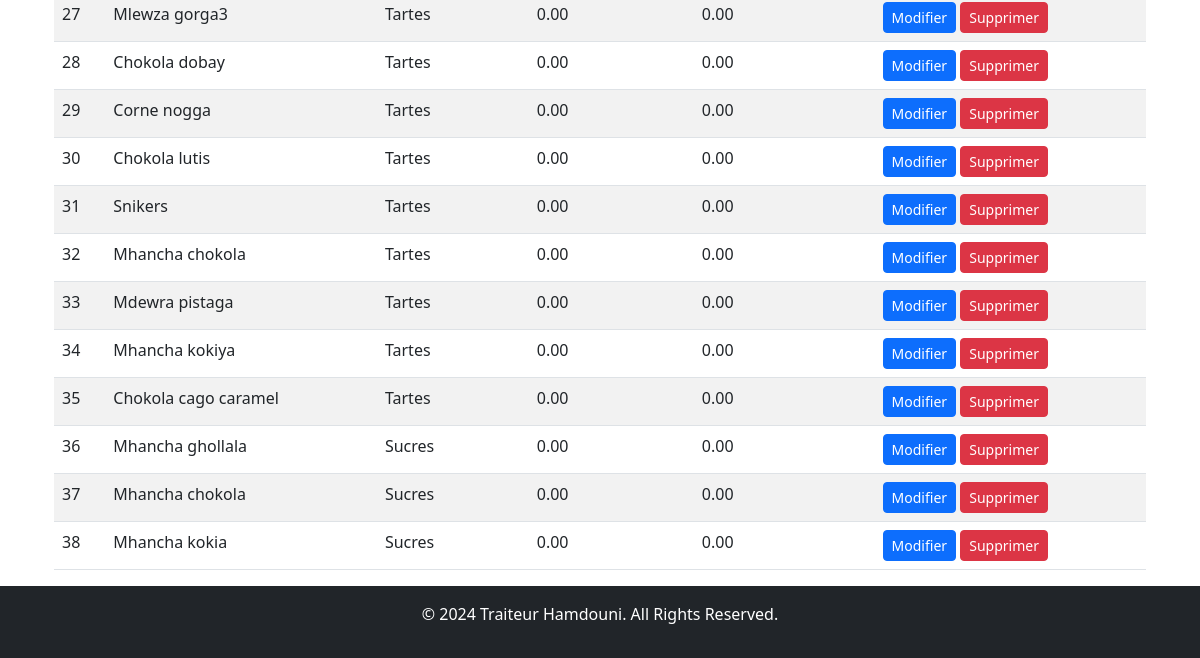
The page /products/ (signed in, lower part) on the database as committed earlier.
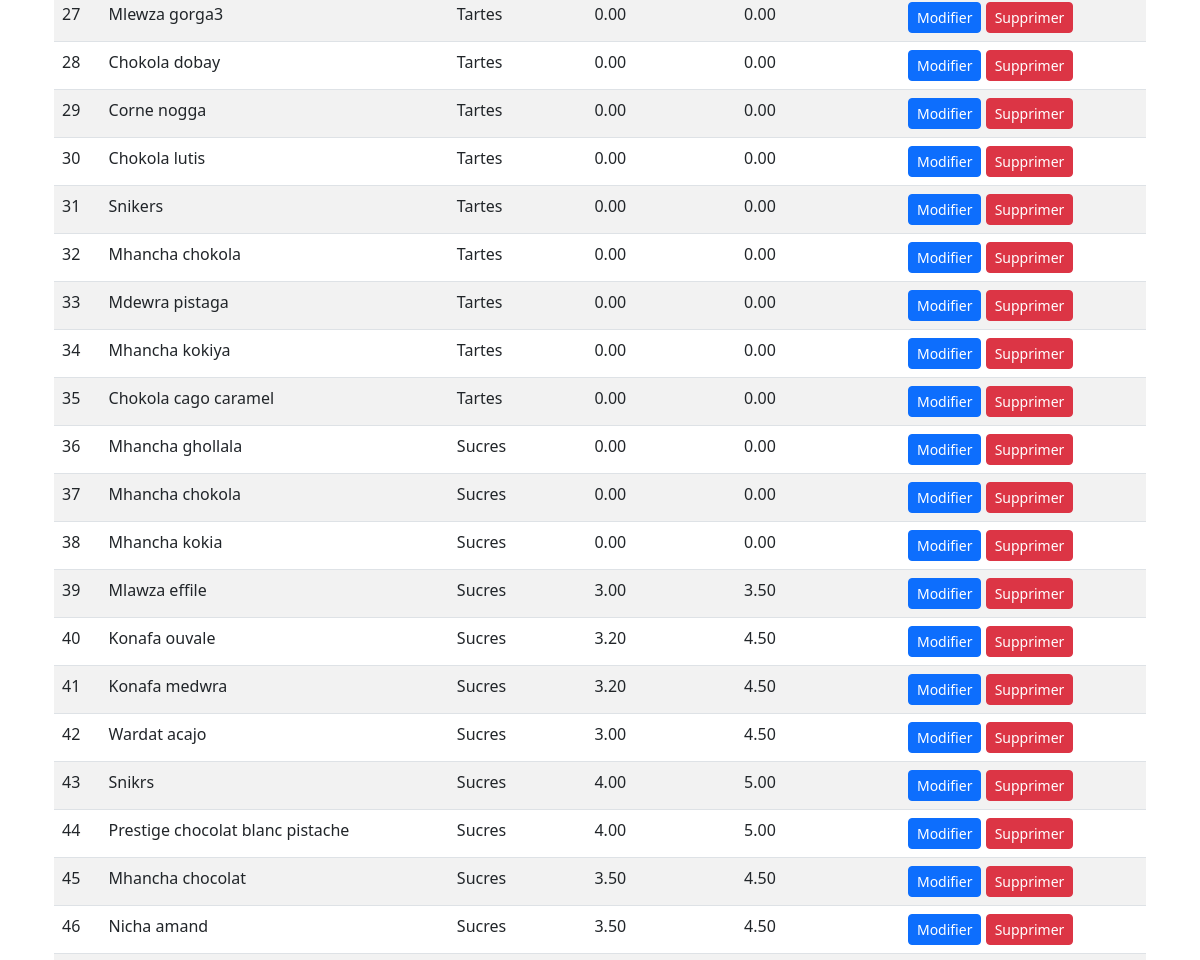
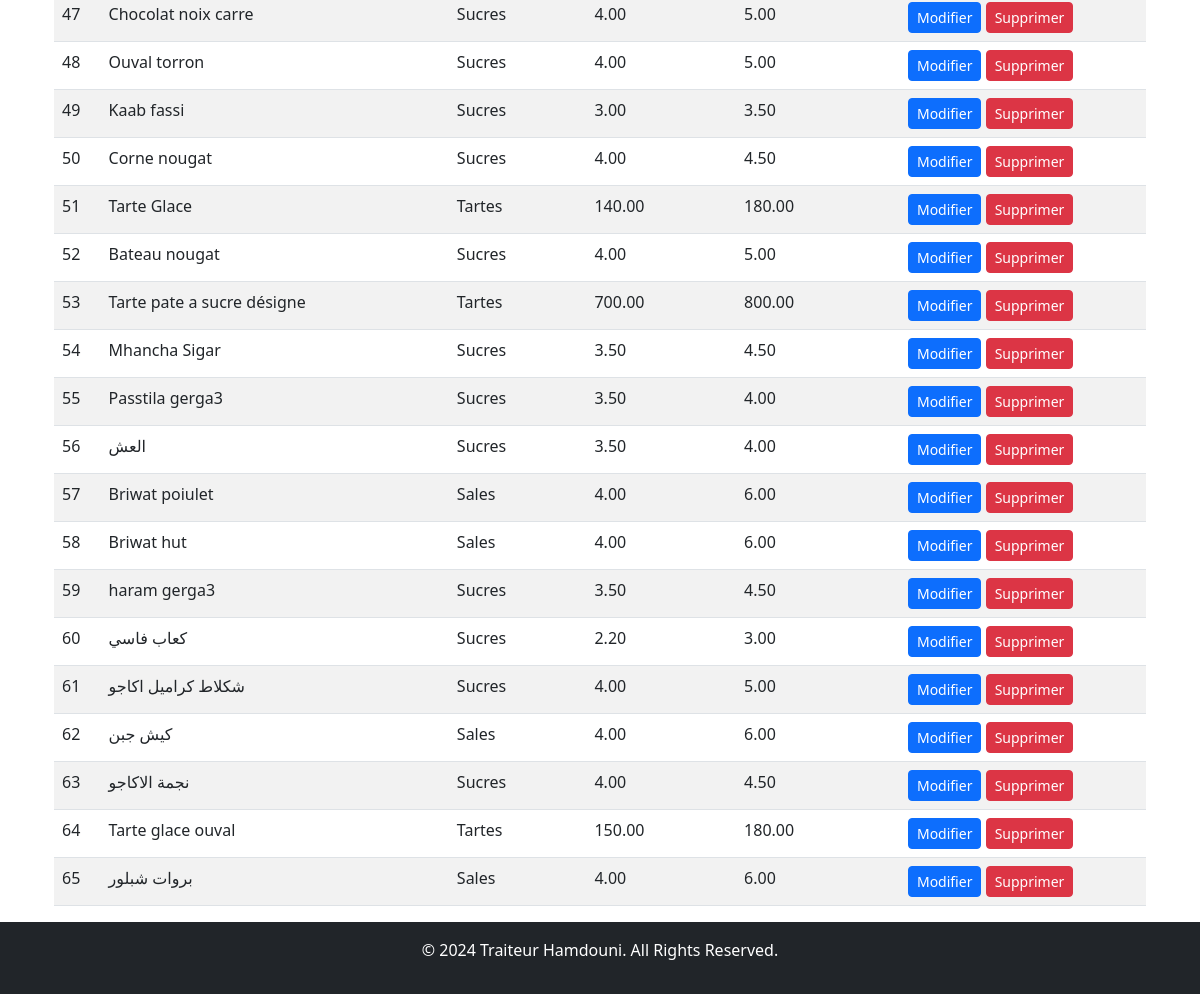
The same page on the database as committed later (2 pictures, top to bottom).
### products/models.py (models this page shows, shortened)
class Product(models.Model):
    PRODUCT_TYPES = [
        ('sweet', 'Sucres'),
        ('salted', 'Sales'),
        ('cake', 'Tartes'),
        ('soire', 'Petit Soiree'),
    ]
    name = models.CharField(max_length=255, verbose_name="Product Name")
    type = models.CharField(max_length=50, choices=PRODUCT_TYPES, verbose_name="Product Type")
    purchase_price = models.DecimalField(max_digits=10, decimal_places=2, verbose_name="Purchase Price")
    selling_price = models.DecimalField(max_digits=10, decimal_places=2, verbose_name="Selling Price")

### products/views.py (the view)
# urls.py: path('', product_list, name='product_list'),  # List all products
def product_list(request):
    products = Product.objects.all()
    return render(request, "products/product_list.html", {"products": products})

### products/templates/products/product_list.html (shortened to what this page needs)
{% extends 'base.html' %}
{% block content %}
<div class="container mt-4">
    <table class="table table-striped">
        <tbody>
            {% for product in products %}
            <tr>
                <td>{{ forloop.counter }}</td>
                <td>{{ product.name }}</td>
                <td>{{ product.get_type_display }}</td>
                <td>{{ product.purchase_price }}</td>
                <td>{{ product.selling_price }}</td>
                <td>
                    <a href="{% url 'products:edit_product' product.id %}" class="btn btn-sm btn-primary">Modifier</a>
                    <form method="post" action="{% url 'products:delete_product' product.id %}" style="display:inline;">
                        <button type="submit" class="btn btn-sm btn-danger">Supprimer</button>
                    </form>
                </td>
            </tr>
            {% empty %}
            <tr>
                <td colspan="6" class="text-center">Aucun produit Trouve.</td>
            </tr>
            {% endfor %}
        </tbody>
    </table>
</div>
{% endblock %}

Rows that differ between the two databases and show on the page:
added Product: name "Mlawza effile", type "Sucres", purchase_price "3.00", selling_price "3.50"
added Product: name "Konafa ouvale", type "Sucres", purchase_price "3.20", selling_price "4.50"
added Product: name "Konafa medwra", type "Sucres", purchase_price "3.20", selling_price "4.50"
added Product: name "Wardat acajo", type "Sucres", purchase_price "3.00", selling_price "4.50"
added Product: name "Snikrs", type "Sucres", purchase_price "4.00", selling_price "5.00"
added Product: name "Prestige chocolat blanc pistache", type "Sucres", purchase_price "4.00", selling_price "5.00"
added Product: name "Mhancha chocolat", type "Sucres", purchase_price "3.50", selling_price "4.50"
added Product: name "Nicha amand", type "Sucres", purchase_price "3.50", selling_price "4.50"
added Product: name "Chocolat noix carre", type "Sucres", purchase_price "4.00", selling_price "5.00"
added Product: name "Ouval torron", type "Sucres", purchase_price "4.00", selling_price "5.00"
added Product: name "Kaab fassi", type "Sucres", purchase_price "3.00", selling_price "3.50"
added Product: name "Corne nougat", type "Sucres", purchase_price "4.00", selling_price "4.50"
added Product: name "Tarte Glace", type "Tartes", purchase_price "140.00", selling_price "180.00"
added Product: name "Bateau nougat", type "Sucres", purchase_price "4.00", selling_price "5.00"
added Product: name "Tarte pate a sucre désigne", type "Tartes", purchase_price "700.00", selling_price "800.00"
added Product: name "Mhancha Sigar", type "Sucres", purchase_price "3.50", selling_price "4.50"
added Product: name "Passtila gerga3", type "Sucres", purchase_price "3.50", selling_price "4.00"
added Product: name "العش", type "Sucres", purchase_price "3.50", selling_price "4.00"
added Product: name "Briwat poiulet", type "Sales", purchase_price "4.00", selling_price "6.00"
added Product: name "Briwat hut", type "Sales", purchase_price "4.00", selling_price "6.00"
added Product: name "haram gerga3", type "Sucres", purchase_price "3.50", selling_price "4.50"
added Product: name "كعاب فاسي", type "Sucres", purchase_price "2.20", selling_price "3.00"
added Product: name "شكلاط كراميل اكاجو", type "Sucres", purchase_price "4.00", selling_price "5.00"
added Product: name "كيش جبن", type "Sales", purchase_price "4.00", selling_price "6.00"
added Product: name "نجمة الاكاجو", type "Sucres", purchase_price "4.00", selling_price "4.50"
added Product: name "Tarte glace ouval", type "Tartes", purchase_price "150.00", selling_price "180.00"
added Product: name "بروات شبلور", type "Sales", purchase_price "4.00", selling_price "6.00"
